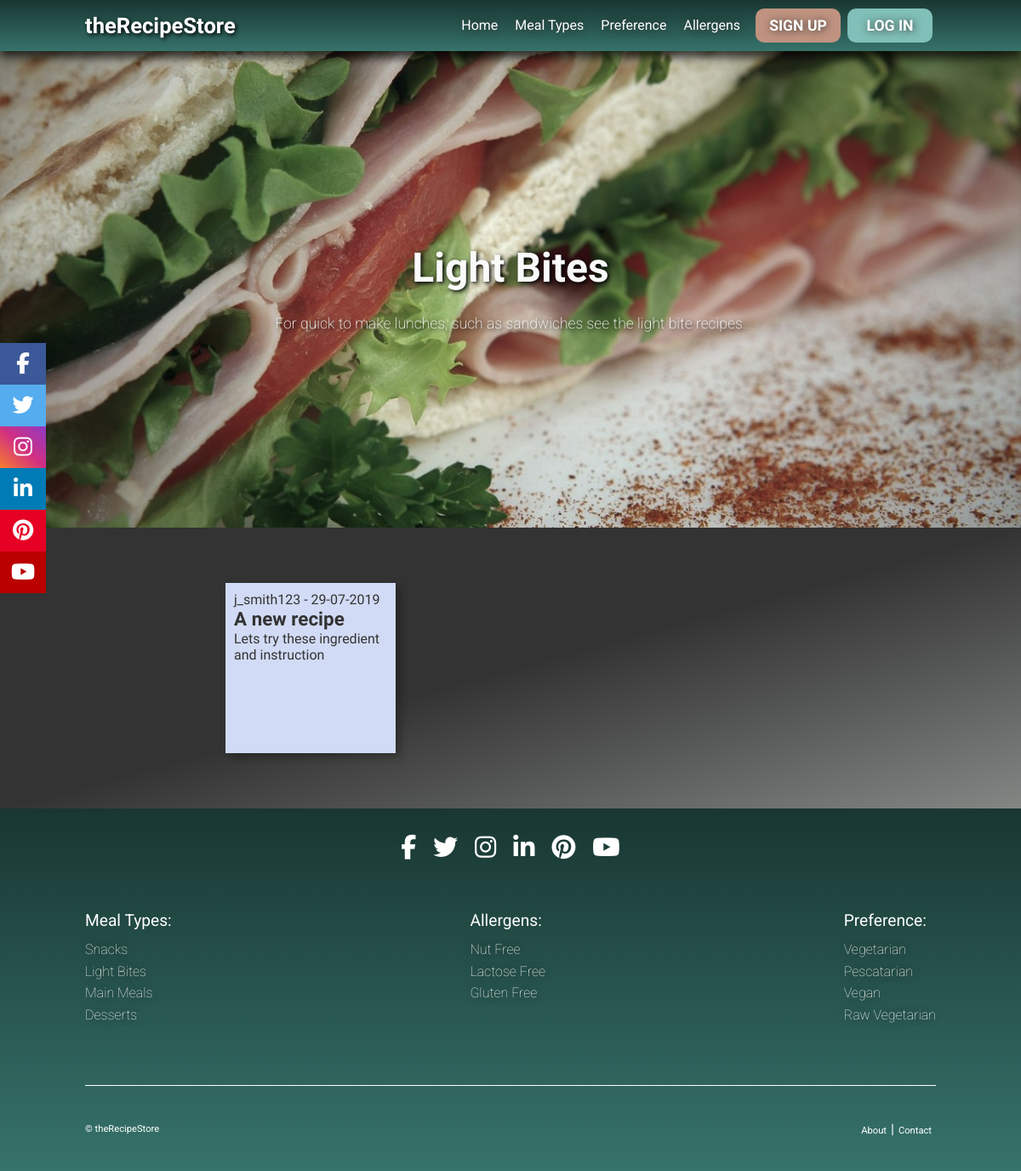
/meal_type/light_bites, run on the app's committed database.
### therecipestore/models.py (models this page shows, shortened)
class Recipe(db.Model):
    id = db.Column(db.Integer, primary_key=True)
    recipe_name = db.Column(db.String(20))
    recipe_description = db.Column(db.String(200))
    recipe_difficulty = db.Column(db.String(10))
    recipe_prep_time = db.Column(db.String(20))
    recipe_cook_time = db.Column(db.String(20))
    meal_type = db.Column(db.String(15))
    meal_preference_vegetarian = db.Column(db.Boolean)
    meal_preference_vegan = db.Column(db.Boolean)
    meal_preference_pescatarian = db.Column(db.Boolean)
    meal_preference_raw_vegetarian = db.Column(db.Boolean)
    meal_allergen_nut_free = db.Column(db.Boolean)
    meal_allergen_lactose_free = db.Column(db.Boolean)
    meal_allergen_gluten_free = db.Column(db.Boolean)
    recipe_added = db.Column(db.DateTime, default=datetime.utcnow)
    user_id = db.Column(db.Integer, db.ForeignKey('user.id'))
    ingredients = db.relationship('Ingredient', backref="recipe", lazy=True)
    instructions = db.relationship('Instruction', backref="recipe", lazy=True)

class User(db.Model, UserMixin):
    id = db.Column(db.Integer, primary_key=True)
    firstname = db.Column(db.String(25))
    lastname = db.Column(db.String(25))
    username = db.Column(db.String(25), unique=True)
    email = db.Column(db.String(120), unique=True)
    password = db.Column(db.String(120))
    recipes = db.relationship('Recipe', backref="author", lazy=True)

### therecipestore/routes.py (the view)
@app.route("/meal_type/<meal_type>")
def meal_type_page(meal_type):
    mealtype = load_data(meal_type)
    recipes = Recipe.query.filter_by(meal_type=meal_type).order_by(Recipe.recipe_added.desc())
    return render_template("mealtype.html", mealtype=mealtype, recipes=recipes)

### therecipestore/routes.py (called while the page is built)
def load_data(meal_type):
    mealtype = {}
    with open("therecipestore/static/data/meal-type-homepage.json", "r") as json_data:
        data = json.load(json_data)
        for obj in data:
            if obj["url"] == meal_type:
                mealtype = obj
    return mealtype

### therecipestore/templates/mealtype.html
{% extends 'base.html' %}
{% block content %}
<header class="header-images" id="{{ mealtype.id }}">
    <div class="background-image" id="{{ mealtype.id }}">
        <div class="image-container">
            <div class="image-text">
                <h2 class="image-text-header">{{ mealtype.mealtype }}</h2>
                <p class="image-text-paragraph">{{ mealtype.description }}</p>
            </div>
        </div>
    </div>
</header>
<section class="post-it-notes-section">
    <div class="post-it-notes-section-container">
        <ul class="post-it-notes">
            {% for recipe in recipes %}
            <li class="post-it-note">
                <a href="{{ url_for('recipe', id=recipe.id) }}">
                    <p>{{ recipe.author.username }} - {{ recipe.recipe_added.strftime('%d-%m-%Y') }}</p>
                    <h2 class="post-it-note-title">{{ recipe.recipe_name }}</h2>
                    <p class="post-it-note-paragraph">{{ recipe.recipe_description }}</p>
                </a>
            </li>
            {% endfor %}
        </ul>
    </div>
</section>
{% endblock %}

### therecipestore/static/css/style.css (style rules this page uses)
* { margin: 0; font-family: "Roboto", sans-serif; }
.header-images { width: 100%; height: 80vh; z-index: 1; }
.image-container { display: flex; justify-content: center; align-items: center; text-align: center; height: 100%; width: 100%; }
.image-text { width: 90%; max-width: 600px; }
.image-text-header { font-size: 2.4em; font-family: "Kalam", cursive; line-height: 1.3em; color: #FAFAFA; margin-bottom: 20px; text-shadow: 2px 2px 5px #000000; }
.image-text-paragraph { font-family: "Roboto", sans-serif; line-height: 1.7em; color: #FAFAFA; font-size: 1.1em; font-weight: 200; text-shadow: 2px 2px 5px #000000; }
.post-it-notes-section { background-image: linear-gradient(to bottom right, #333333, #333333, #828784); display: flex; flex-direction: column; justify-content: center; align-items: center; padding: 50px 0; }
.post-it-notes-section-container { max-width: 700px; width: 90%; display: flex; flex-direction: column; justify-content: center; }
.post-it-note-title { line-height: 1.2em; }
.post-it-notes { list-style: none; padding: 0; display: flex; flex-wrap: wrap; }
.post-it-note { height: 280px; width: 100%; box-shadow: 5px 5px 10px 0px rgba(0,0,0,0.3); background-color: #D2DBF5; padding: 10px; transition-duration: 0.1s; transition-timing-function: ease-in-out; }
.post-it-notes .post-it-note a { text-decoration: none; color: #333333; height: inherit; width: inherit; }
.post-it-notes .post-it-note a h2, .post-it-notes .post-it-note a p { font-family: "Kalam", cursive; }
.post-it-notes .post-it-note a h2 { font-size: 1.4em; font-weight: 700; }
.post-it-notes .post-it-note a p { font-size: 1em; font-weight: 400; line-height: 1.2em; }
.post-it-notes .post-it-note { margin: 15px; }
.background-image { height: 100%; width: 100%; background-repeat: no-repeat; background-size: cover; background-position: center; }
#light-bites { background-image: url("../images/sandwich-dark.jpg"); }
@media (min-width: 500px) { .image-text-header { font-size: 3em; } }
@media (min-width: 768px) { .post-it-notes-section-container { width: 90%; } }
@media (min-width: 768px) { .post-it-note { height: 180px; width: 180px; } }
@media (min-width: 768px) { .header-images { height: 70vh; } }

### data on the page
Recipe: author.username "j_smith123", recipe_added "29-07-2019", recipe_name "A new recipe", recipe_description "Lets try these ingredient and instruction"

### other printed values
{{ mealtype.mealtype }} "Light Bites"
{{ mealtype.description }} "For quick to make lunches, such as sandwiches see the light bite recipes."
